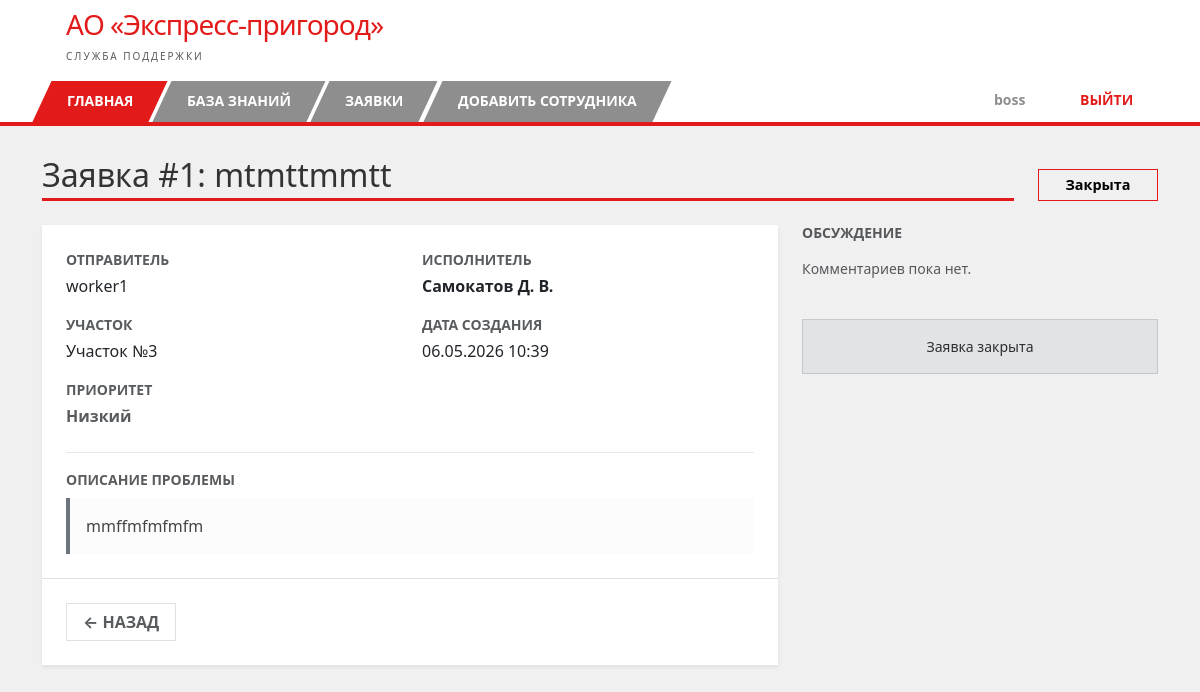
Page /tickets/1 (signed in) on the committed database.
### app/models.py (models this page shows, shortened)
class User(UserMixin, db.Model):
    id = db.Column(db.Integer, primary_key=True)
    username = db.Column(db.String(64), index=True, unique=True, nullable=False)
    email = db.Column(db.String(120), unique=True, nullable=False)
    phone = db.Column(db.String(20), nullable=False)
    password_hash = db.Column(db.String(128))
    role = db.Column(db.String(20), default='employee')
    department = db.Column(db.String(50))
    tickets_created = db.relationship('Ticket', foreign_keys='Ticket.creator_id', backref='creator', lazy='dynamic')
    tickets_assigned = db.relationship('Ticket', foreign_keys='Ticket.assignee_id', backref='assignee', lazy='dynamic')

class Ticket(db.Model):
    id = db.Column(db.Integer, primary_key=True)
    title = db.Column(db.String(100), nullable=False)
    description = db.Column(db.Text, nullable=False)
    category = db.Column(db.String(50), nullable=False)
    priority = db.Column(db.String(20), default='Средний')
    status = db.Column(db.String(20), default='Новая')
    reopen_count = db.Column(db.Integer, default=0)
    created_at = db.Column(db.DateTime, index=True, default=datetime.utcnow)
    creator_id = db.Column(db.Integer, db.ForeignKey('user.id'), nullable=False)
    assignee_id = db.Column(db.Integer, db.ForeignKey('user.id'), nullable=True)
    comments = db.relationship('Comment', backref='ticket', lazy='dynamic', cascade='all, delete')
    closed_at = db.Column(db.DateTime, nullable=True)

### app/routes/tickets.py (the view, shortened to what this page needs)
@tickets_bp.route('/<int:id>', methods=['GET', 'POST'])
@login_required
def detail(id):
    ticket = Ticket.query.get_or_404(id)
    form = CommentForm()
    comments = ticket.comments.order_by(Comment.created_at.asc()).all()
    return render_template('tickets/detail.html', ticket=ticket, form=form, comments=comments)

### app/models.py (called while the page is built)
@login_manager.user_loader
def load_user(id):
    return User.query.get(int(id))

### app/templates/tickets/detail.html (shortened to what this page needs)
{% extends "base.html" %}
{% block content %}
<div class="mb-4 d-flex justify-content-between align-items-end">
    <div style="flex-grow: 1;">
        <h2 class="fw-light mb-1" style="color: #333;">Заявка #{{ ticket.id }}: {{ ticket.title }}</h2>
        <div style="width: 100%; height: 3px; background-color: #e21a1a;"></div>
    </div>
    <div class="ms-4">
        <span class="rounded-0 fw-bold py-1 px-3"
            style="display: inline-block; min-width: 120px; text-align: center; font-size: 0.9rem;
                    border: 1px solid #e21a1a; color: #000000;">
            {{ ticket.status }}
        </span>
    </div>
</div>
<div class="row">
    <div class="col-md-8">
        <div class="card shadow-sm border-0 rounded-0 mb-4">
            <div class="card-body p-4">
                <div class="row mb-4">
                    <div class="col-md-6">
                        <small class="text-uppercase text-muted fw-bold d-block mb-1">Отправитель</small>
                        <p class="mb-3">{{ ticket.creator.username }}</p>
                        <small class="text-uppercase text-muted fw-bold d-block mb-1">Участок</small>
                        <p class="mb-3">{{ ticket.category }}</p>
                        <small class="text-uppercase text-muted fw-bold d-block mb-1">Приоритет</small>
                        <p class="mb-0">
                            <span class="fw-bold {% if ticket.priority in ['Высокий', 'Критический'] %}text-danger{% else %}text-muted{% endif %}">
                                {{ ticket.priority }}
                            </span>
                        </p>
                    </div>
                    <div class="col-md-6">
                        <small class="text-uppercase text-muted fw-bold d-block mb-1">Исполнитель</small>
                        <p class="mb-3">
                            {% if ticket.assignee %}
                                <span class="text-dark fw-bold">{{ ticket.assignee.username }}</span>
                            {% else %}
                                <span class="text-muted italic">Не назначен</span>
                            {% endif %}
                        </p>
                        <small class="text-uppercase text-muted fw-bold d-block mb-1">Дата создания</small>
                        <p class="mb-0">{{ ticket.created_at.strftime('%d.%m.%Y %H:%M') }}</p>
                    </div>
                </div>
                <hr style="opacity: 0.1;">
                <small class="text-uppercase text-muted fw-bold d-block mb-2">Описание проблемы</small>
                <div class="p-3 bg-light border-start border-4 border-secondary" style="white-space: pre-wrap; color: #444; background-color: #fcfcfc !important;">{{ ticket.description }}</div>
            </div>
            <div class="card-footer bg-white border-top p-4 d-flex gap-2">
                <a href="{{ url_for('tickets.list_tickets') }}" class="btn rounded-0 border fw-bold small text-muted text-uppercase px-3">← Назад</a>
            </div>
        </div>
    </div>
    <div class="col-md-4">
        <h5 class="text-uppercase small fw-bold text-muted mb-3">Обсуждение</h5>
        <div class="mb-4" style="max-height: 500px; overflow-y: auto;">
            {% if not comments %}
                <p class="text-muted small italic">Комментариев пока нет.</p>
            {% endif %}
        </div>
        {% if ticket.status != 'Закрыта' %}
        <div class="card border-0 rounded-0 shadow-sm">
            <div class="card-body p-3">
                <form method="POST">
                    {{ form.hidden_tag() }}
                    <div class="mb-3">
                        {{ form.text(class="form-control rounded-0", rows=3, placeholder="Напишите сообщение...") }}
                    </div>
                    <button type="submit" class="btn w-100 fw-bold text-white rounded-0" style="background-color: #e21a1a; border: none;">ОТПРАВИТЬ</button>
                </form>
            </div>
        </div>
        {% else %}
        <div class="alert alert-secondary rounded-0 small text-center">Заявка закрыта</div>
        {% endif %}
    </div>
</div>
{% endblock %}

### app/templates/base.html (shortened to what this page needs)
<!DOCTYPE html>
<html lang="ru">
<head>
    <link href="https://cdn.jsdelivr.net/npm/bootstrap@5.3.0/dist/css/bootstrap.min.css" rel="stylesheet">
    <link rel="stylesheet" href="{{ url_for('static', filename='css/style.css') }}">
</head>
<body>
    <header class="bg-white py-2">
        <div class="container d-flex align-items-center">
            <div class="ms-4">
                <h1 class="h3 mb-0" style="color: #e21a1a; font-weight: normal; letter-spacing: -1px;">
                    АО «Экспресс-пригород»
                </h1>
                <small class="text-muted text-uppercase" style="font-size: 10px; letter-spacing: 2px;">
                    Служба поддержки
                </small>
            </div>
        </div>
    </header>
    <nav class="rzd-nav-container">
        <div class="container">
            <div class="nav-wrapper">
                <ul class="nav">
                    {% if current_user.is_authenticated %}
                        <li class="nav-item active-red">
                            <a class="nav-link" href="{{ url_for('main.dashboard') }}">ГЛАВНАЯ</a>
                        </li>
                        <li class="nav-item">
                            <a class="nav-link" href="{{ url_for('knowledge.list_articles') }}">БАЗА ЗНАНИЙ</a>
                        </li>
                        <li class="nav-item">
                            <a class="nav-link" href="{{ url_for('tickets.list_tickets') }}">ЗАЯВКИ</a>
                        </li>
                        {% if current_user.role == 'superadmin' %}
                            <li class="nav-item">
                                <a class="nav-link" href="{{ url_for('auth.create_user') }}">ДОБАВИТЬ СОТРУДНИКА</a>
                            </li>
                        {% endif %}
                    {% endif %}
                </ul>
                {% if current_user.is_authenticated %}
                <ul class="nav">
                    <li class="nav-item user-item">
                        <span class="nav-link-custom">
                            {{ current_user.username }}
                        </span>
                    </li>
                    <li class="nav-item logout-item">
                        <a class="nav-link-custom" href="{{ url_for('auth.logout') }}">ВЫЙТИ</a>
                    </li>
                </ul>
                {% endif %}
            </div>
        </div>
    </nav>
    <div class="container mt-4">
        {% block content %}{% endblock %}
    </div>
</body>
</html>

### app/static/css/style.css (style rules this page uses)
body { background-color: #f0f0f0; margin: 0; }
.rzd-nav-container { background-color: white; border-bottom: 4px solid #e21a1a; margin-bottom: 30px; }
.rzd-nav-container .nav { display: flex !important; padding: 0 !important; margin: 0 !important; list-style: none; gap: 4px; align-items: flex-end; }
.rzd-nav-container .nav-item { background-color: #8e8e8e; margin: 0 !important; padding: 0 !important; transform: skewX(-25deg); transition: 0.2s; border: none; }
.rzd-nav-container .nav-item .nav-link { display: block; padding: 12px 25px; color: white !important; text-decoration: none; font-weight: bold; font-size: 14px; transform: skewX(25deg); white-space: nowrap; line-height: 1.2; }
.rzd-nav-container .nav-item.active-red, .rzd-nav-container .nav-item:first-child { background-color: #e21a1a; }

### app/templates/base.html (style rules this page uses)
.nav-wrapper { display: flex; justify-content: space-between; align-items: flex-end; width: 100%; min-height: 48px; }
.user-item, .logout-item { background-color: #ffffff !important; transform: skewX(-25deg); border: 1px solid #ddd; border-bottom: none; transition: 0.2s; }
.user-item { margin-left: 20px; }
.logout-item { margin-left: 5px; }
.user-item .nav-link-custom { color: #8e8e8e !important; }
.logout-item .nav-link-custom { color: #e21a1a !important; }
.nav-link-custom { display: block; padding: 12px 25px; text-decoration: none; font-weight: bold; font-size: 14px; transform: skewX(25deg); background-color: transparent !important; white-space: nowrap; }

### rows in the picture
User: username "boss"
Ticket: id "1", title "mtmttmmtt", status "Закрыта", category "Участок №3", priority "Низкий", created_at "06.05.2026 10:39", description "mmffmfmfmfm"
User: creator.username "worker1"
User: assignee.username "Самокатов Д. В."
